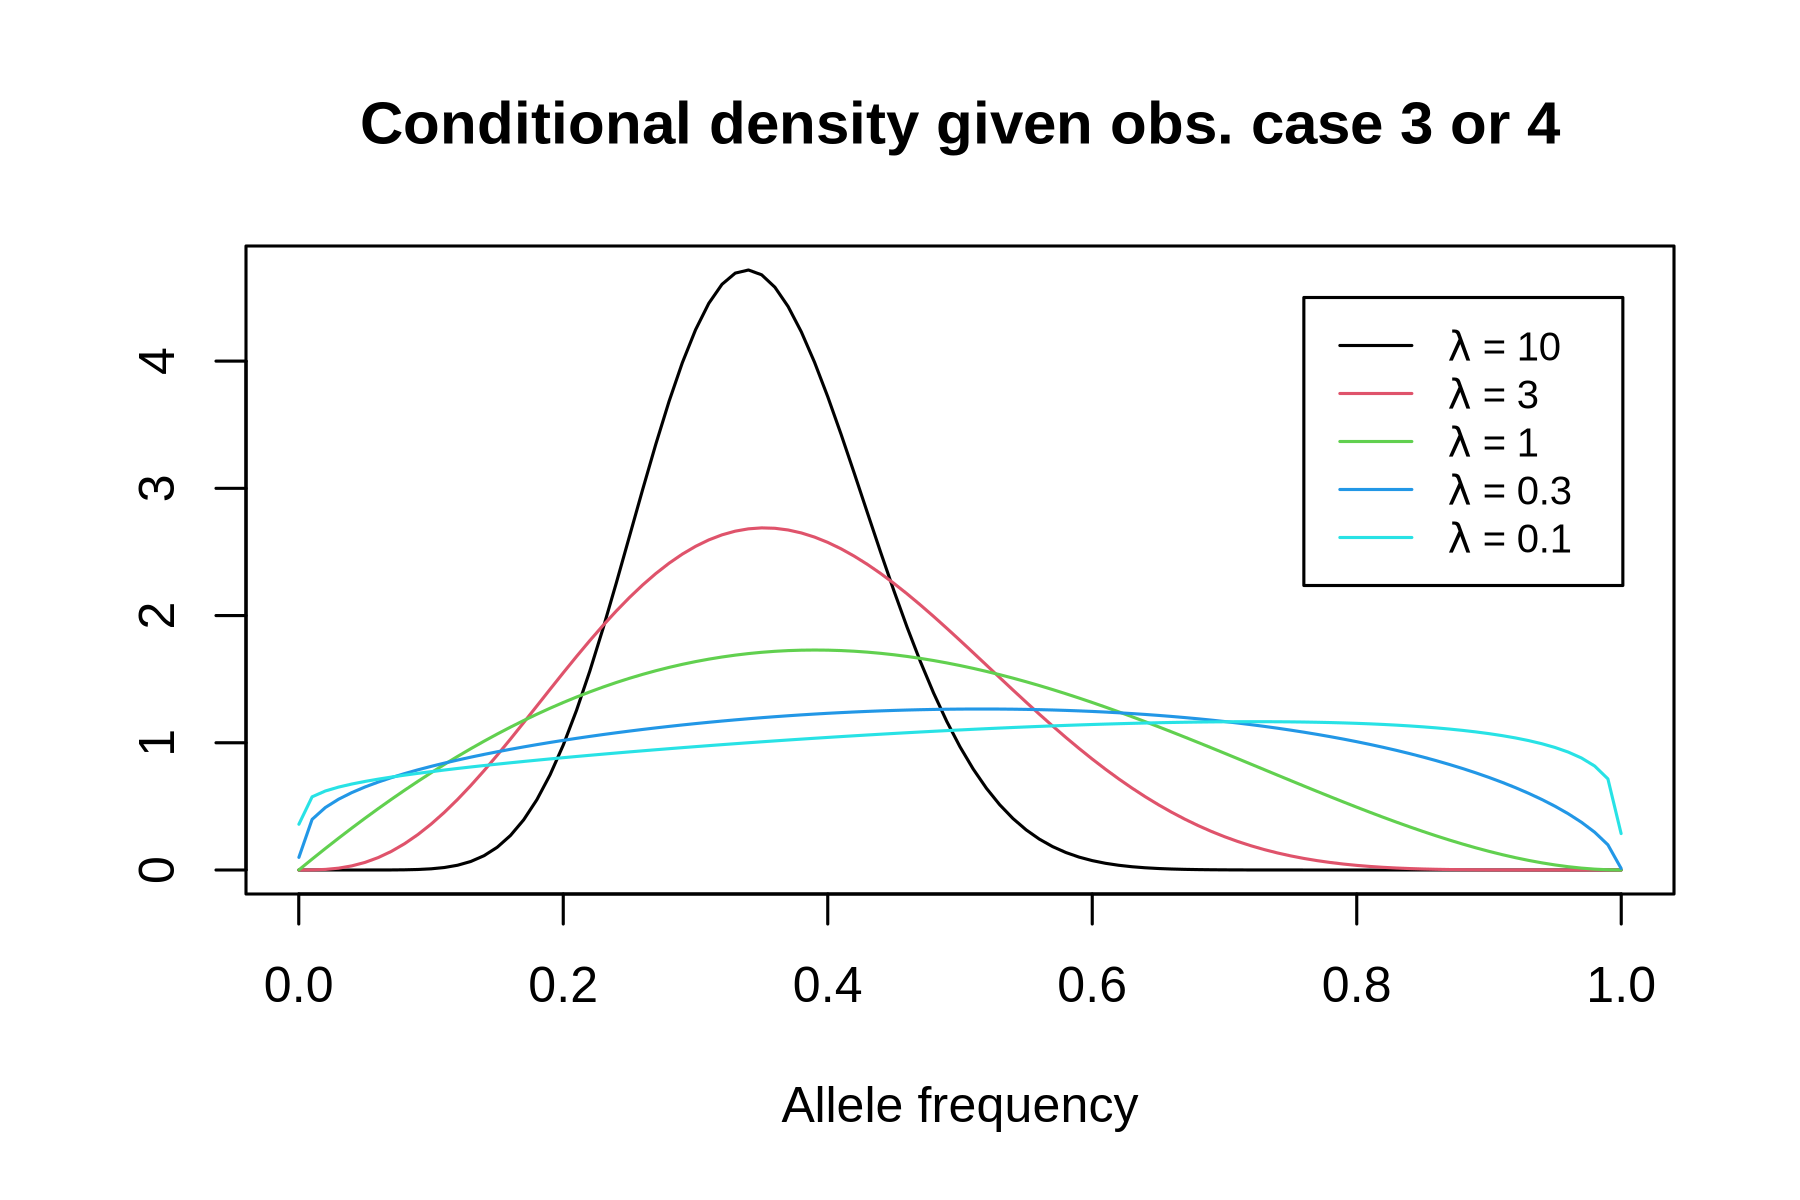

This chart was generated by the following R code:
################################################################################
# Generate the figure `cond_allele_freq.png` in `half_siblings.ltx`
# This aims to theoretically corroborate results pertaining to a data-rich
# limit for 3 half siblings (with parents AB, BC, CA).
################################################################################

library(MCMCpack)

# eq:cond_dens in half_siblings.ltx
myden <- function(x) (3*lambda+2)/(4*lambda+3) * (1+x) * dbeta(x, lambda+1,2*lambda+1)

png("cond_allele_freq.png", width = 6, height = 4, units = "in", res = 300)

lambda <- 10
curve(myden, from=1e-4, to=1-1e-4, add=F, col=1,
      xlab="Allele frequency", ylab="", main="Conditional density given obs. case 3 or 4")
lambda <- 3
curve(myden, from=1e-4, to=1-1e-4, add=T, col=2)
lambda <- 1
curve(myden, from=1e-4, to=1-1e-4, add=T, col=3)
lambda <- 0.3
curve(myden, from=1e-4, to=1-1e-4, add=T, col=4)
lambda <- 0.1
curve(myden, from=1e-4, to=1-1e-4, add=T, col=5)
legend(0.76, 4.5, legend=c(
  expression(paste(lambda, " = 10   ")),
  expression(paste(lambda, " = 3   ")),
  expression(paste(lambda, " = 1   ")),
  expression(paste(lambda, " = 0.3   ")),
  expression(paste(lambda, " = 0.1   "))
), col=1:5, lty=rep(1,5), cex=0.8)

dev.off()
